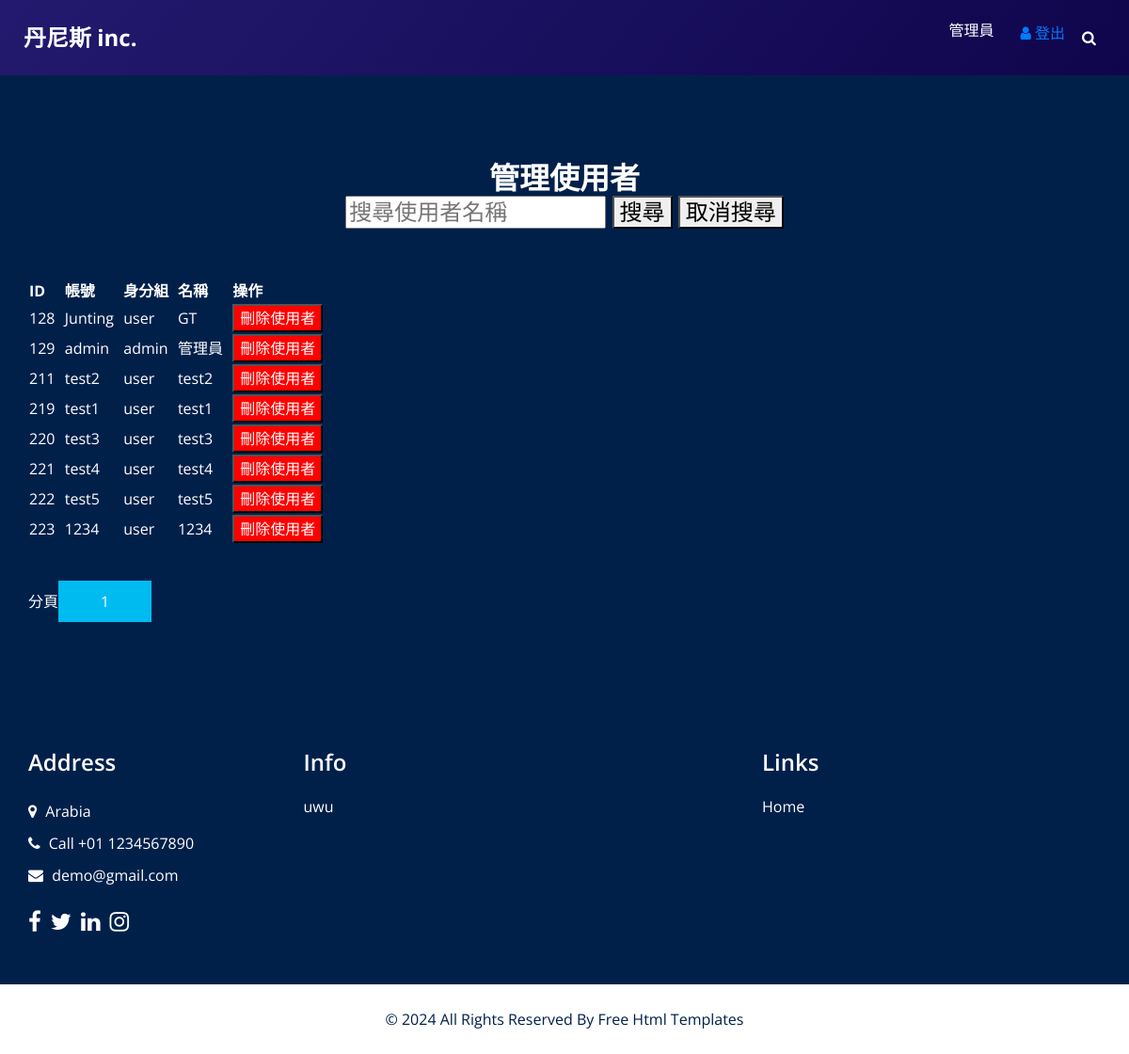
The app's page /manageUsers.php (signed in), older data.
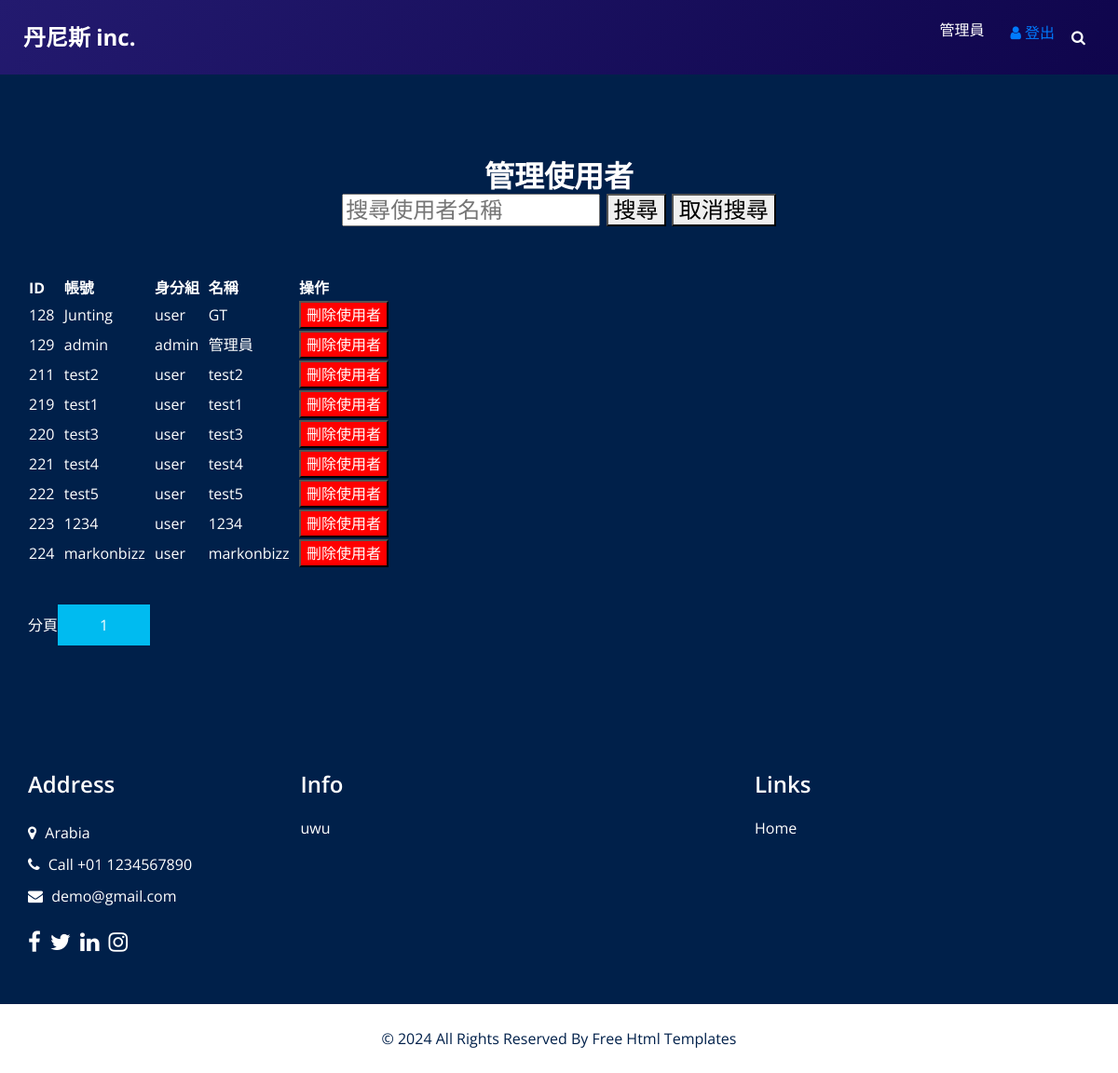
The same page, newer data.
### tables this page shows
CREATE TABLE `users` (
  `userID` int(10) NOT NULL COMMENT 'key',
  `username` varchar(50) NOT NULL,
  `account` varchar(255) NOT NULL,
  `password` varchar(255) NOT NULL,
  `balance` int(10) NOT NULL,
  `role` varchar(255) NOT NULL
);

### manageUsers.php (the view, shortened to what the changed rows need)
<!DOCTYPE html>
<html>
<head>
    <link rel="stylesheet" type="text/css" href="css/bootstrap.css" />
    <link rel="stylesheet" type="text/css" href="https://cdnjs.cloudflare.com/ajax/libs/OwlCarousel2/2.3.4/assets/owl.carousel.min.css" />
    <link href="css/font-awesome.min.css" rel="stylesheet" />
    <link href="css/style.css" rel="stylesheet" />
    <link href="css/responsive.css" rel="stylesheet" />
    <?php
        include "db_connect.php";
    ?>
</head>
<body class="sub_page">
        <section class="about_section layout_padding">
            <div class="container  ">
            <div class="heading_container heading_center">
                <h2>
                    管理使用者
                </h2>
            </div>
            <div class="row">
                <div class="col-md-6">
                    <div class="detail-box">
                        <?php
                            $records_per_page = 10;
                            if (isset($_GET['page']) && is_numeric($_GET['page'])) {
                                $current_page = (int)$_GET['page'];
                            } else {
                                $current_page = 1;
                            }
                            $start_index = ($current_page - 1) * $records_per_page;
                            try {
                                $sql = "SELECT * FROM users";
                                $sql .= " LIMIT :start_index, :records_per_page";
                                $stmt = $db->prepare($sql);
                                $stmt->bindParam(':start_index', $start_index, PDO::PARAM_INT);
                                $stmt->bindParam(':records_per_page', $records_per_page, PDO::PARAM_INT);
                                $stmt->execute();
                                if ($stmt->rowCount() > 0) {
                                    echo "<table><tr><th>ID</th><th>帳號</th><th>身分組</th><th>名稱</th><th>操作</th></tr>";
                                    while ($user = $stmt->fetch(PDO::FETCH_ASSOC)) {
                                        echo "<tr>";
                                        echo "<td>" . htmlspecialchars($user['userID']) . "&nbsp&nbsp</td>";
                                        echo "<td>" . htmlspecialchars($user['account']) . "&nbsp&nbsp</td>";
                                        echo "<td>" . htmlspecialchars($user['role']) . "&nbsp&nbsp</td>";
                                        echo "<td>" . htmlspecialchars($user['username']) . "&nbsp&nbsp</td>";
                                        echo "<td><form action=\"manageUsers.php\" method=\"post\" onsubmit=\"return confirmDelete();\">
                                                <input type=\"hidden\" name=\"deleteID\" value=\"" . $user['userID'] . "\">
                                                <button type=\"submit\" value=\"deleteUser\" style=\"background-color: #FF0000; color: white;\">刪除使用者</button>
                                                </form></td>";
                                        echo "</tr>";
                                    }
                                    echo "</table>";
                                } else {
                                    echo "0 筆結果";
                                }
                                $total_records_stmt = $db->query("SELECT COUNT(*) FROM users");
                                $total_records = $total_records_stmt->fetchColumn();
                                $total_pages = ceil($total_records / $records_per_page);
                                echo "<br>分頁";
                                for ($i = 1; $i <= $total_pages; $i++) {
                                    echo "<a href='?page=$i'>$i</a> ";
                                }
                            } catch (PDOException $e) {
                                echo "Error: " . $e->getMessage();
                            }
                        ?>
                    </div>
                </div>
            </div>
            </div>
        </section>
</body>
</html>

Row changes from the older to the newer data that the page shows:
added users: userID "224", account "markonbizz", role "user", username "markonbizz"
